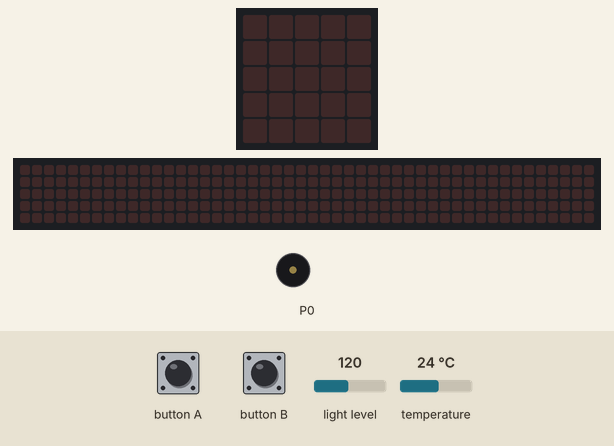
Recording of a program running on a simulated BBC micro:bit (MakeCode). Parts: the board's 5×5 LED display, a strip that is not on the board, showing the scrolling text unrolled, buzzer (waves = sounding). The inputs (shaded band) are chosen by the test bench; at power-on: light level 120, temperature 24 °C. The 48×5 strip is a reading aid, not a part: it shows the text the display is scrolling, unrolled, one strip-width of it at a time.

Above: at 1.2 s.
1.3 s: button A pressed for 0.15 s
At 6.8 s:
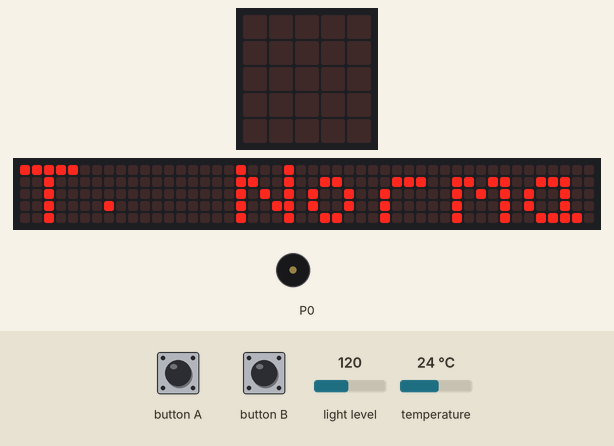
7.3 s: button B pressed for 0.15 s
At 13.3 s:
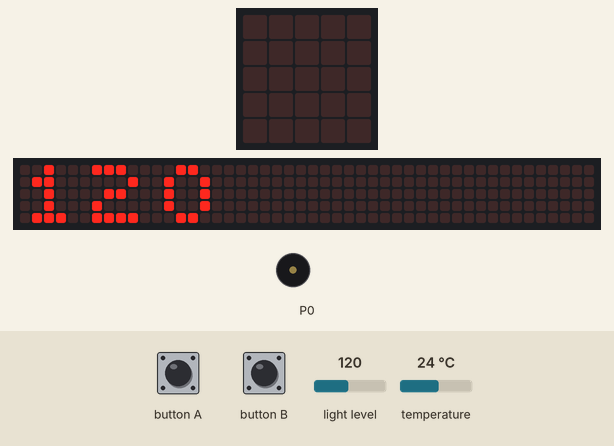
16.4 s: light level set to 95
At 16.82 s:
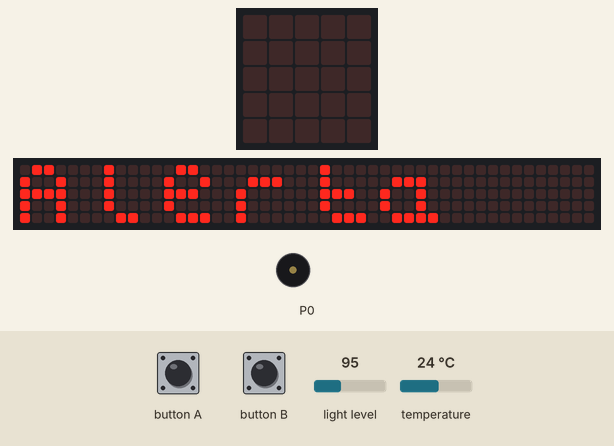
19.4 s: light level set to 103
22.4 s: button B pressed for 0.15 s
At 26.93 s:
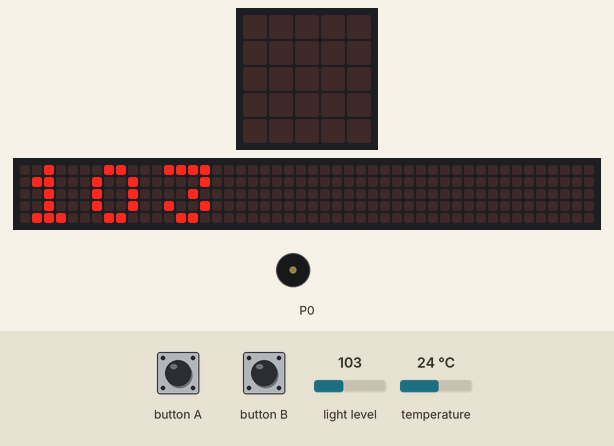
Timing chart, 0 to 28.4 s (numbered marks = the images above; inputs shaded):
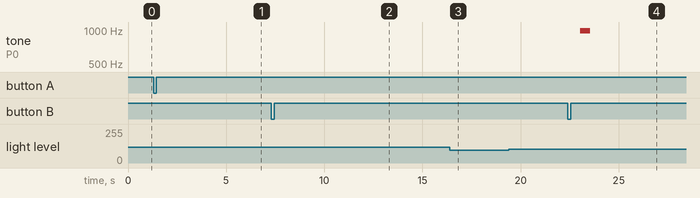

The program:

main.ts
```typescript
input.onButtonPressed(Button.A, function () {
    basic.showNumber(input.temperature())
    if (input.temperature() >= 8 && input.temperature() <= 30) {
        basic.showString("T. Normal")
    } else {
        basic.showString("Alerta")
        music.playTone(494, music.beat(BeatFraction.Whole))
    }
})
input.onButtonPressed(Button.B, function () {
    basic.showNumber(input.lightLevel())
    if (input.lightLevel() >= 100 && input.lightLevel() <= 200) {
        basic.showString("L. Normal")
    } else {
        basic.showString("Alerta")
        music.playTone(988, music.beat(BeatFraction.Whole))
    }
})
```

test.ts
```typescript
// aquí va el archivo "tests"; esto no se compilará cuando este paquete se utilice como una extensión.
```

Measured:
- after the input at 1.3 s, the display: first changes after 0.15 s (image 1 shows a later state)
- after the input at 7.3 s, the display: first differs from a run without the input after 5.9 s (image 2)
- after the input at 16.4 s, the display: changes after 0.35 s (image 3)
- after the input at 22.4 s, the display: first differs from a run without the input after 1.2 s (image 4)
- what the display in image 1 shows lasts 0.9 s, from 6.1 s to 7.0 s
- what the display in image 4 shows lasts 0.5 s, from 26.7 s to 27.2 s
